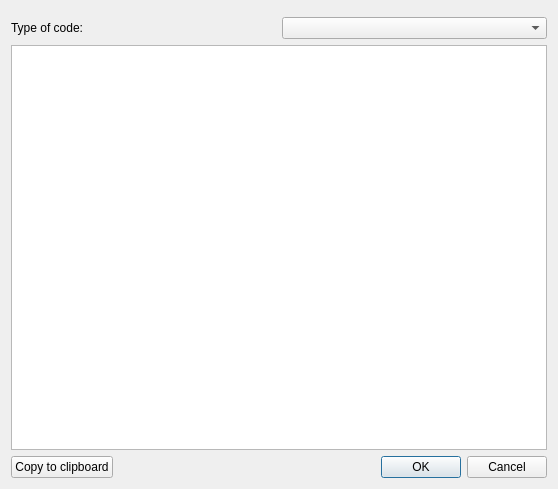
<?xml version="1.0" encoding="UTF-8"?>
<ui version="4.0">
 <class>ResultsWindow</class>
 <widget class="QDialog" name="ResultsWindow">
  <property name="geometry">
   <rect>
    <x>0</x>
    <y>0</y>
    <width>558</width>
    <height>489</height>
   </rect>
  </property>
  <property name="windowTitle">
   <string>Upload results</string>
  </property>
  <layout class="QVBoxLayout" name="verticalLayout">
   <item>
    <widget class="QTabBar" name="tabBar"/>
   </item>
   <item>
    <layout class="QHBoxLayout" name="horizontalLayout">
     <item>
      <widget class="QLabel" name="label">
       <property name="text">
        <string>Type of code:</string>
       </property>
      </widget>
     </item>
     <item>
      <widget class="QComboBox" name="codeTypeCombo"/>
     </item>
    </layout>
   </item>
   <item>
    <widget class="QPlainTextEdit" name="plainTextEdit"/>
   </item>
   <item>
    <layout class="QHBoxLayout" name="horizontalLayout_2">
     <item>
      <widget class="QPushButton" name="copyToClipboardButton">
       <property name="text">
        <string>Copy to clipboard</string>
       </property>
      </widget>
     </item>
     <item>
      <widget class="QDialogButtonBox" name="buttonBox">
       <property name="orientation">
        <enum>Qt::Horizontal</enum>
       </property>
       <property name="standardButtons">
        <set>QDialogButtonBox::Cancel|QDialogButtonBox::Ok</set>
       </property>
      </widget>
     </item>
    </layout>
   </item>
  </layout>
 </widget>
 <customwidgets>
  <customwidget>
   <class>QTabBar</class>
   <extends>QWidget</extends>
   <header>qtabbar.h</header>
   <container>1</container>
  </customwidget>
 </customwidgets>
 <resources/>
 <connections>
  <connection>
   <sender>buttonBox</sender>
   <signal>accepted()</signal>
   <receiver>ResultsWindow</receiver>
   <slot>accept()</slot>
   <hints>
    <hint type="sourcelabel">
     <x>248</x>
     <y>254</y>
    </hint>
    <hint type="destinationlabel">
     <x>157</x>
     <y>274</y>
    </hint>
   </hints>
  </connection>
  <connection>
   <sender>buttonBox</sender>
   <signal>rejected()</signal>
   <receiver>ResultsWindow</receiver>
   <slot>reject()</slot>
   <hints>
    <hint type="sourcelabel">
     <x>316</x>
     <y>260</y>
    </hint>
    <hint type="destinationlabel">
     <x>286</x>
     <y>274</y>
    </hint>
   </hints>
  </connection>
 </connections>
</ui>
